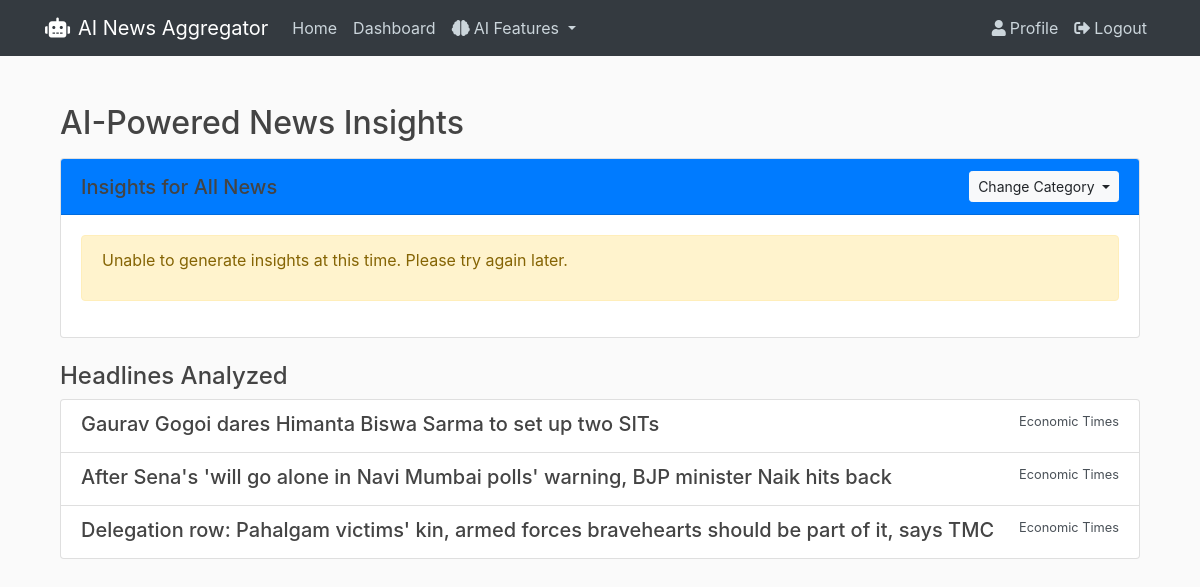
Page /ai/insights/ (signed in) on the committed database.
### news/models.py (models this page shows, shortened)
class PHeadline(models.Model):
    title = models.CharField(max_length=200)
    image = models.URLField(null = True, blank = True)
    url = models.TextField()
    source = models.CharField(max_length=200,null = True,blank=True)

### ai_news/views.py (the view)
# urls.py: path('insights/', views.news_insights, name='all_insights'),
@login_required
def news_insights(request, category='all'):
    if category == 'general':
        headlines = Headline.objects.all()[:20]
    elif category == 'economy':
        headlines = EHeadline.objects.all()[:20]
    elif category == 'sports':
        headlines = SHeadline.objects.all()[:20]
    elif category == 'politics':
        headlines = PHeadline.objects.all()[:20]
    elif category == 'lifestyle':
        headlines = LHeadline.objects.all()[:20]
    elif category == 'entertainment':
        headlines = ENHeadline.objects.all()[:20]
    else:  # 'all' - get a mix of headlines
        headlines = list(Headline.objects.all()[:5])
        headlines.extend(list(EHeadline.objects.all()[:3]))
        headlines.extend(list(SHeadline.objects.all()[:3]))
        headlines.extend(list(PHeadline.objects.all()[:3]))
        headlines.extend(list(LHeadline.objects.all()[:3]))
        headlines.extend(list(ENHeadline.objects.all()[:3]))
    formatted_headlines = [
        {
            'title': h.title,
            'source': h.source or 'Unknown'
        } for h in headlines
    ]
    insights_result = gemini_client.generate_insights(formatted_headlines)
    if request.headers.get('X-Requested-With') == 'XMLHttpRequest':
        return JsonResponse(insights_result)
    return render(request, 'ai_news/insights.html', {
        'insights': insights_result.get('insights', ''),
        'success': insights_result.get('success', False),
        'category': category,
        'headlines': headlines
    })

### ai_news/gemini_api.py (called while the page is built)
    def generate_content(self, prompt: str) -> Dict[str, Any]:
        url = f"{self.BASE_URL}/{self.model_name}:generateContent?key={self.api_key}"
        payload = {
            "contents": [
                {
                    "parts": [
                        {"text": prompt}
                    ]
                }
            ]
        }
        headers = {
            "Content-Type": "application/json"
        }
        try:
            response = requests.post(url, headers=headers, data=json.dumps(payload))
            response.raise_for_status()  # Raise exception for HTTP errors
            return response.json()
        except requests.exceptions.RequestException as e:
            return {"error": str(e)}

### ai_news/templates/ai_news/insights.html (shortened to what this page needs)
{% extends "news/base.html" %}
{% load static %}
{% block content %}
<div class="container mt-4">
    <div class="row mb-4">
        <div class="col-md-12">
            <h2 class="mb-3">AI-Powered News Insights</h2>
            <div class="card">
                <div class="card-header bg-primary text-white d-flex justify-content-between align-items-center">
                    <h5 class="mb-0">Insights for {{ category|title }} News</h5>
                    <div class="dropdown">
                        <button class="btn btn-sm btn-light dropdown-toggle" type="button" id="categoryDropdown" data-toggle="dropdown" aria-haspopup="true" aria-expanded="false">
                            Change Category
                        </button>
                    </div>
                </div>
                <div class="card-body">
                    {% if success %}
                        <div class="insights-content">
                            {{ insights|linebreaks }}
                        </div>
                    {% else %}
                        <div class="alert alert-warning">
                            <p>Unable to generate insights at this time. Please try again later.</p>
                        </div>
                    {% endif %}
                </div>
            </div>
        </div>
    </div>
    <div class="row">
        <div class="col-md-12">
            <h4>Headlines Analyzed</h4>
            <div class="list-group">
                {% for headline in headlines %}
                    <a href="{{ headline.url }}" class="list-group-item list-group-item-action" target="_blank">
                        <div class="d-flex w-100 justify-content-between">
                            <h5 class="mb-1">{{ headline.title }}</h5>
                            <small>{{ headline.source }}</small>
                        </div>
                    </a>
                {% empty %}
                    <div class="list-group-item">No headlines available</div>
                {% endfor %}
            </div>
        </div>
    </div>
</div>
{% endblock %}

### news/static/news/main.css (style rules this page uses)
body { background: #fafafa; color: #333333; margin-top: 5rem; }
h1, h2, h3, h4, h5, h6 { color: #444444; }

### rows in the picture
PHeadline: title "Gaurav Gogoi dares Himanta Biswa Sarma to set up two SITs", source "Economic Times"
PHeadline: title "After Sena's 'will go alone in Navi Mumbai polls' warning, BJP minister Naik hits back", source "Economic Times"
PHeadline: title "Delegation row: Pahalgam victims' kin, armed forces bravehearts should be part of it, says TMC", source "Economic Times"

### other values in the picture
{{ category|title }} "All"
